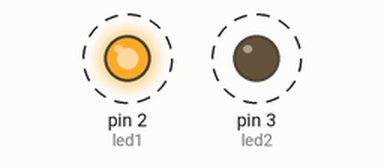
Simulated run of this sketch. Board: Arduino Uno, built with avr-gcc and run on an emulated ATmega328P. On the bench: output pins drawn as LEDs (lit = HIGH). Dashed ring = blinking.

Above: at 0.2 s.
Timing chart, 0 to 3.0 s (numbered marks = the images above):
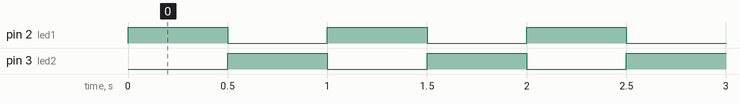

The sketch:

2LED_blink_alternate.ino
```cpp
int led1=2;  // 2 separate output pins for each LED.
int led2=3;
void setup() {
pinMode(led1,OUTPUT);
pinMode(led2,OUTPUT);
}

void loop() {
digitalWrite(led1,HIGH);
digitalWrite(led2,LOW);
delay(500); // both above statements get the same delay
digitalWrite(led2, HIGH);
digitalWrite(led1,LOW);
delay(500);

}
```

Measured:
- by itself, pin 2 (led1), pin 3 (led2): alternates HIGH for 0.50 s and LOW for 0.50 s
